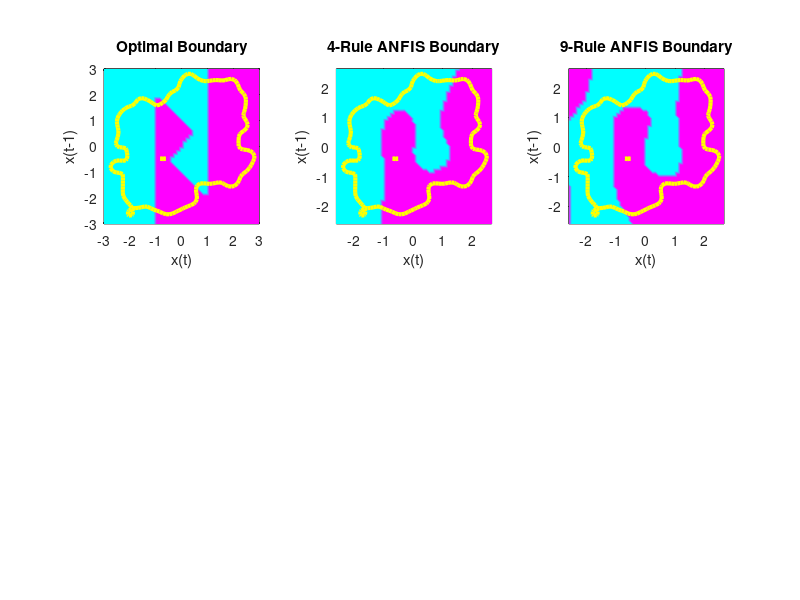

MATLAB code to generate this figure:
%======= decision surfaces, including consideration for data density

% Roger Jang, Aug-11-1995

figure;
load equdensi.mat
density = zz;

subplot(2,3,1);
load optideci.mat
pcolor(xx, yy, uu);
axis square; colormap(cool); shading interp
xlabel('x(t)'); ylabel('x(t-1)'); title('Optimal Boundary');
hold on
% plotting boundary as a contour
[junk lineH] = contour(xx, yy, density, [-realmax 0.05 realmax], 'y');
set(lineH, 'linewidth', 3, 'linestyle', '-'); 
hold off

subplot(2,3,2);
load equ2.mat
pcolor(xx, yy, uu);
axis square; colormap(cool); shading interp
xlabel('x(t)'); ylabel('x(t-1)'); title('4-Rule ANFIS Boundary');
hold on
% plotting boundary as a contour
[junk lineH] = contour(xx, yy, density, [-realmax 0.05 realmax], 'y');
set(lineH, 'linewidth', 3, 'linestyle', '-'); 
hold off

subplot(2,3,3);
load equ3.mat
pcolor(xx, yy, uu);
axis square; colormap(cool); shading interp
xlabel('x(t)'); ylabel('x(t-1)'); title('9-Rule ANFIS Boundary');
hold on
% plotting boundary as a contour
[junk lineH] = contour(xx, yy, density, [-realmax 0.05 realmax], 'y');
set(lineH, 'linewidth', 3, 'linestyle', '-'); 
hold off
